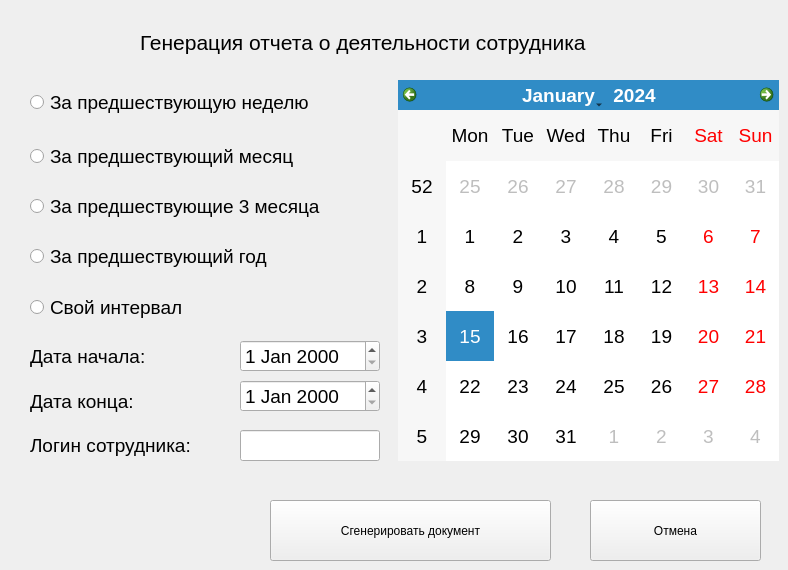
    <widget class="QWidget" name="reportpage">
     <widget class="QPushButton" name="generete">
      <property name="geometry">
       <rect>
        <x>270</x>
        <y>500</y>
        <width>281</width>
        <height>61</height>
       </rect>
      </property>
      <property name="text">
       <string>Сгенерировать документ</string>
      </property>
     </widget>
     <widget class="QPushButton" name="returnRep">
      <property name="geometry">
       <rect>
        <x>590</x>
        <y>500</y>
        <width>171</width>
        <height>61</height>
       </rect>
      </property>
      <property name="text">
       <string>Отмена</string>
      </property>
     </widget>
     <widget class="QLabel" name="label_72">
      <property name="geometry">
       <rect>
        <x>140</x>
        <y>30</y>
        <width>519</width>
        <height>25</height>
       </rect>
      </property>
      <property name="font">
       <font>
        <pointsize>16</pointsize>
       </font>
      </property>
      <property name="text">
       <string>Генерация отчета о деятельности сотрудника</string>
      </property>
     </widget>
     <widget class="QLabel" name="label_36">
      <property name="geometry">
       <rect>
        <x>30</x>
        <y>430</y>
        <width>277</width>
        <height>31</height>
       </rect>
      </property>
      <property name="font">
       <font>
        <pointsize>14</pointsize>
       </font>
      </property>
      <property name="text">
       <string>Логин сотрудника:</string>
      </property>
     </widget>
     <widget class="QRadioButton" name="quarter">
      <property name="geometry">
       <rect>
        <x>30</x>
        <y>192</y>
        <width>331</width>
        <height>29</height>
       </rect>
      </property>
      <property name="font">
       <font>
        <pointsize>14</pointsize>
       </font>
      </property>
      <property name="text">
       <string>За предшествующие 3 месяца</string>
      </property>
     </widget>
     <widget class="QLineEdit" name="FIO_gen">
      <property name="geometry">
       <rect>
        <x>240</x>
        <y>430</y>
        <width>140</width>
        <height>31</height>
       </rect>
      </property>
      <property name="font">
       <font>
        <pointsize>14</pointsize>
       </font>
      </property>
     </widget>
     <widget class="QRadioButton" name="year">
      <property name="geometry">
       <rect>
        <x>30</x>
        <y>242</y>
        <width>277</width>
        <height>29</height>
       </rect>
      </property>
      <property name="font">
       <font>
        <pointsize>14</pointsize>
       </font>
      </property>
      <property name="text">
       <string>За предшествующий год</string>
      </property>
     </widget>
     <widget class="QRadioButton" name="week">
      <property name="geometry">
       <rect>
        <x>30</x>
        <y>88</y>
        <width>331</width>
        <height>29</height>
       </rect>
      </property>
      <property name="font">
       <font>
        <pointsize>14</pointsize>
       </font>
      </property>
      <property name="text">
       <string>За предшествующую неделю</string>
      </property>
     </widget>
     <widget class="QLabel" name="label_34">
      <property name="geometry">
       <rect>
        <x>30</x>
        <y>340</y>
        <width>151</width>
        <height>32</height>
       </rect>
      </property>
      <property name="font">
       <font>
        <pointsize>14</pointsize>
       </font>
      </property>
      <property name="text">
       <string>Дата начала:</string>
      </property>
     </widget>
     <widget class="QRadioButton" name="custom">
      <property name="geometry">
       <rect>
        <x>30</x>
        <y>293</y>
        <width>277</width>
        <height>29</height>
       </rect>
      </property>
      <property name="font">
       <font>
        <pointsize>14</pointsize>
       </font>
      </property>
      <property name="text">
       <string>Свой интервал</string>
      </property>
     </widget>
     <widget class="QCalendarWidget" name="calendarWidget">
      <property name="geometry">
       <rect>
        <x>398</x>
        <y>80</y>
        <width>381</width>
        <height>381</height>
       </rect>
      </property>
      <property name="font">
       <font>
        <pointsize>14</pointsize>
       </font>
      </property>
     </widget>
     <widget class="QRadioButton" name="month">
      <property name="geometry">
       <rect>
        <x>30</x>
        <y>142</y>
        <width>331</width>
        <height>29</height>
       </rect>
      </property>
      <property name="font">
       <font>
        <pointsize>14</pointsize>
       </font>
      </property>
      <property name="text">
       <string>За предшествующий месяц</string>
      </property>
     </widget>
     <widget class="QDateEdit" name="endDate">
      <property name="geometry">
       <rect>
        <x>240</x>
        <y>380</y>
        <width>140</width>
        <height>32</height>
       </rect>
      </property>
      <property name="font">
       <font>
        <pointsize>14</pointsize>
       </font>
      </property>
     </widget>
     <widget class="QDateEdit" name="beginDate">
      <property name="geometry">
       <rect>
        <x>240</x>
        <y>340</y>
        <width>140</width>
        <height>32</height>
       </rect>
      </property>
      <property name="font">
       <font>
        <pointsize>14</pointsize>
       </font>
      </property>
     </widget>
     <widget class="QLabel" name="label_35">
      <property name="geometry">
       <rect>
        <x>30</x>
        <y>385</y>
        <width>141</width>
        <height>32</height>
       </rect>
      </property>
      <property name="font">
       <font>
        <pointsize>14</pointsize>
       </font>
      </property>
      <property name="text">
       <string>Дата конца:</string>
      </property>
     </widget>
    </widget>
